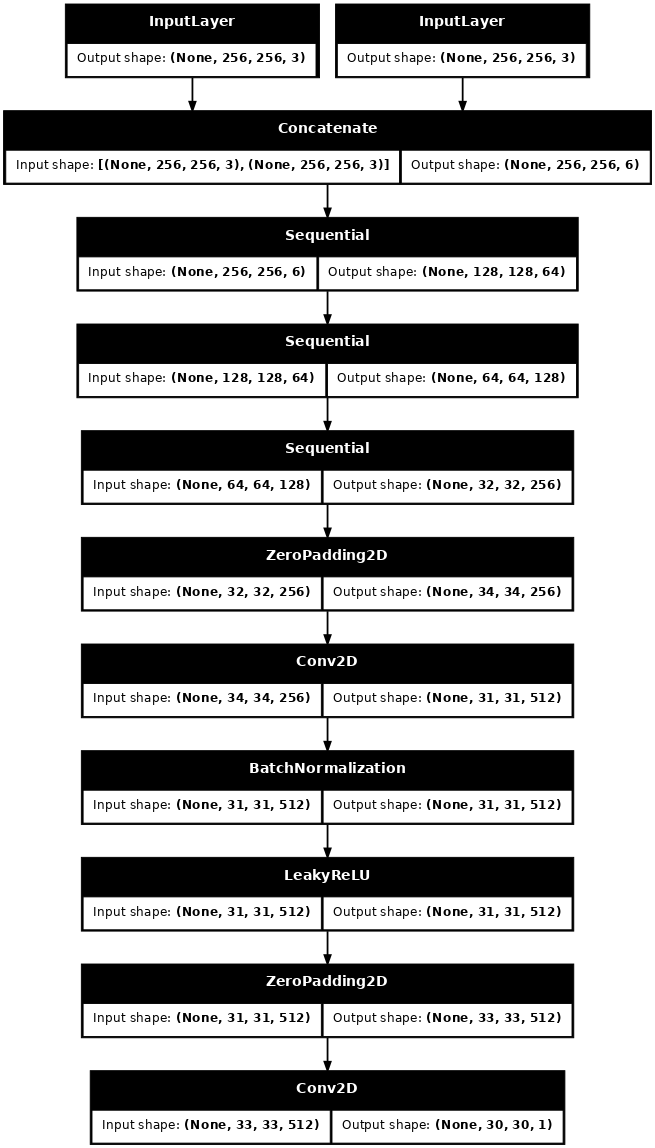
#> input picture model.png, 655 x 1148 px; its folder holds only this picture in this run
$ python -i helper_functions.py   (imports and definitions only)
#> lines starting #> are read from the running program, lines starting #| are printed output that depends on the picture; after the words box and inside, x2 and y2 are one past the last pixel; in counts of white or black regions, pixels touching at a corner belong together
# functions used for analysis and pre-processing

import os
from PIL import Image
import math

#Calculates the average image size in a directory.
# [23 lines left out: function get_average_image_size, not called in this run]


import numpy as np
import cv2 as cv2
from matplotlib import pyplot as plt

def bgremove2(img_path):
#> called with img_path = 'model.png'
    myimage = cv2.imread(img_path)
#> myimage is the input picture: shape (1148, 655, 3); min 0, max 255, mean 169.5
    # First Convert to Grayscale
    myimage_grey = cv2.cvtColor(myimage, cv2.COLOR_BGR2GRAY)

    ret,baseline = cv2.threshold(myimage_grey,127,255,cv2.THRESH_TRUNC)
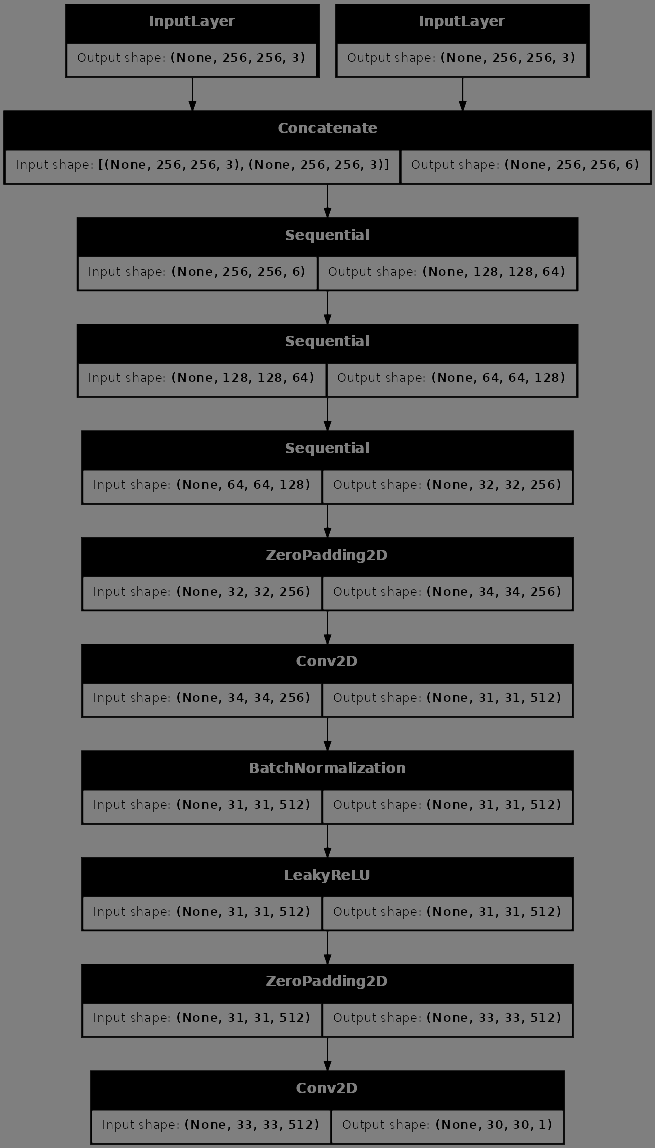
#> baseline: shape (1148, 655); min 0, max 127, mean 86.3

    ret,background = cv2.threshold(baseline,126,255,cv2.THRESH_BINARY)
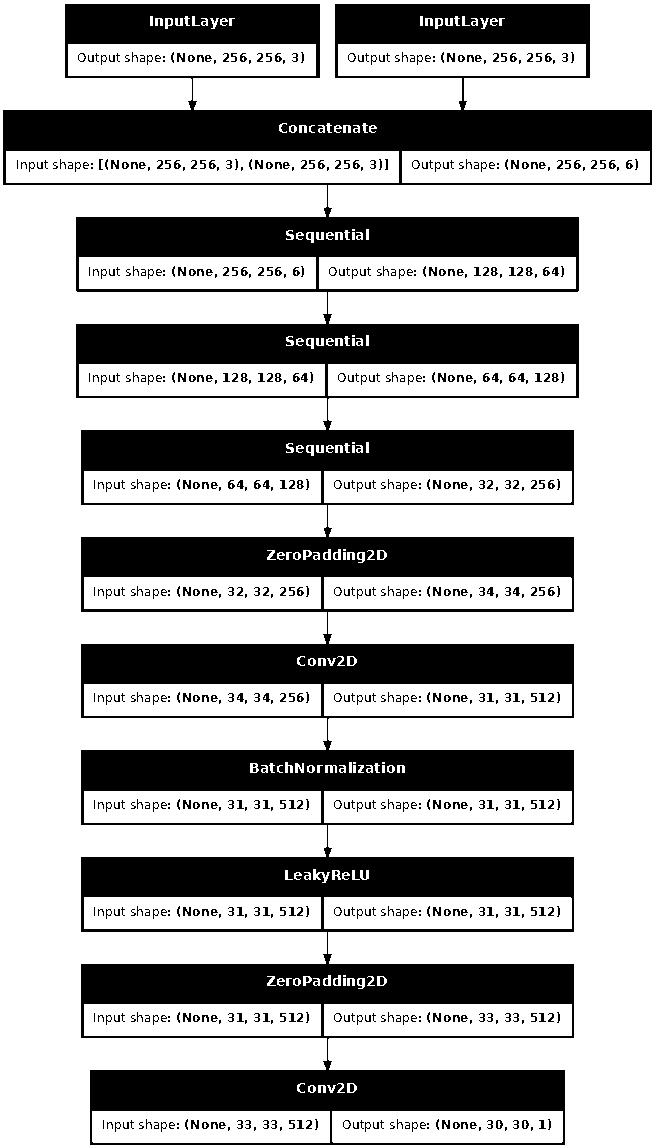
#> background: shape (1148, 655); 66.5% white; 689 black regions (249 under 20 px), largest, box (x1, y1, x2, y2) and area: (3, 4, 652, 1145) 236907, (177, 53, 185, 62) 50, (447, 53, 455, 62) 50

    ret,foreground = cv2.threshold(baseline,126,255,cv2.THRESH_BINARY_INV)

    foreground = cv2.bitwise_and(myimage,myimage, mask=foreground)  # Update foreground with bitwise_and to extract real foreground
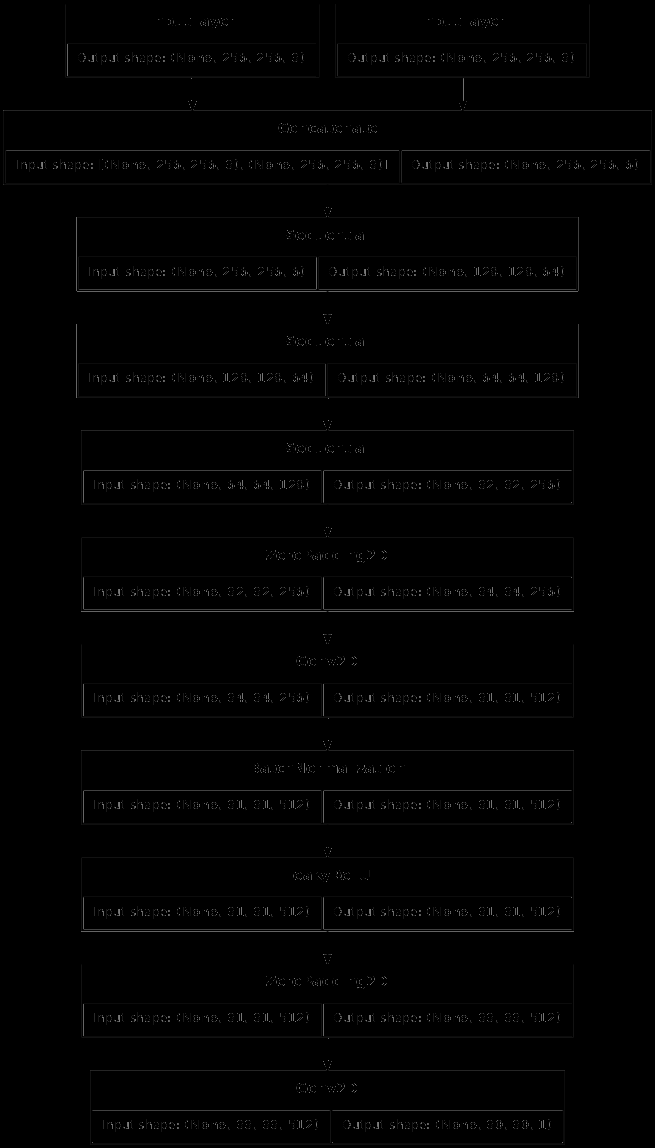
#> foreground: shape (1148, 655, 3); min 0, max 126, mean 1.9

    # Convert black and white back into 3 channel greyscale
    background = cv2.cvtColor(background, cv2.COLOR_GRAY2BGR)

    # Combine the background and foreground to obtain our final image
    finalimage = background+foreground
    cv2.imwrite(img_path,finalimage)

# [55 lines left out: functions showimage, merge_images, shrink_and_square, not called in this run]

    # [4 lines of commented-out code are left out]

>>> result = bgremove2('model.png')
